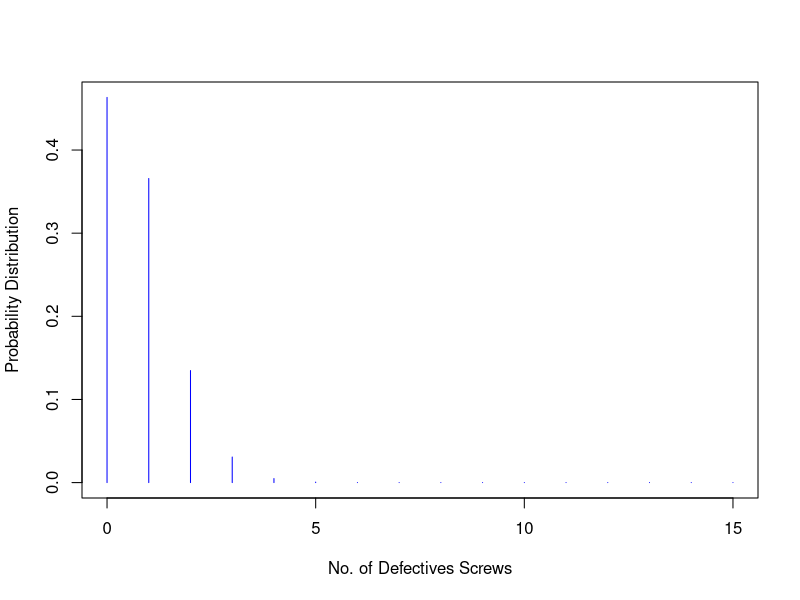

The R source for this figure:
n = 15
p = 0.05
q = 1 - p

#P(X=3)
dbinom(3,n,p)

#P(X<=3)
pbinom(3,n,p)

#P(X>5), P(4<X<12)

1 - pbinom(5,n,p)

dbinom(5:11,n,p)

x = 0:n
px = dbinom(x,n,p)
Ex = sum(x*px)
va = sum(x^2*px)-Ex^2

round(data.frame(x,px),2)

plot(x,px ,type = "h", col ="blue", xlab = "No. of Defectives Screws", ylab = "Probability Distribution")
